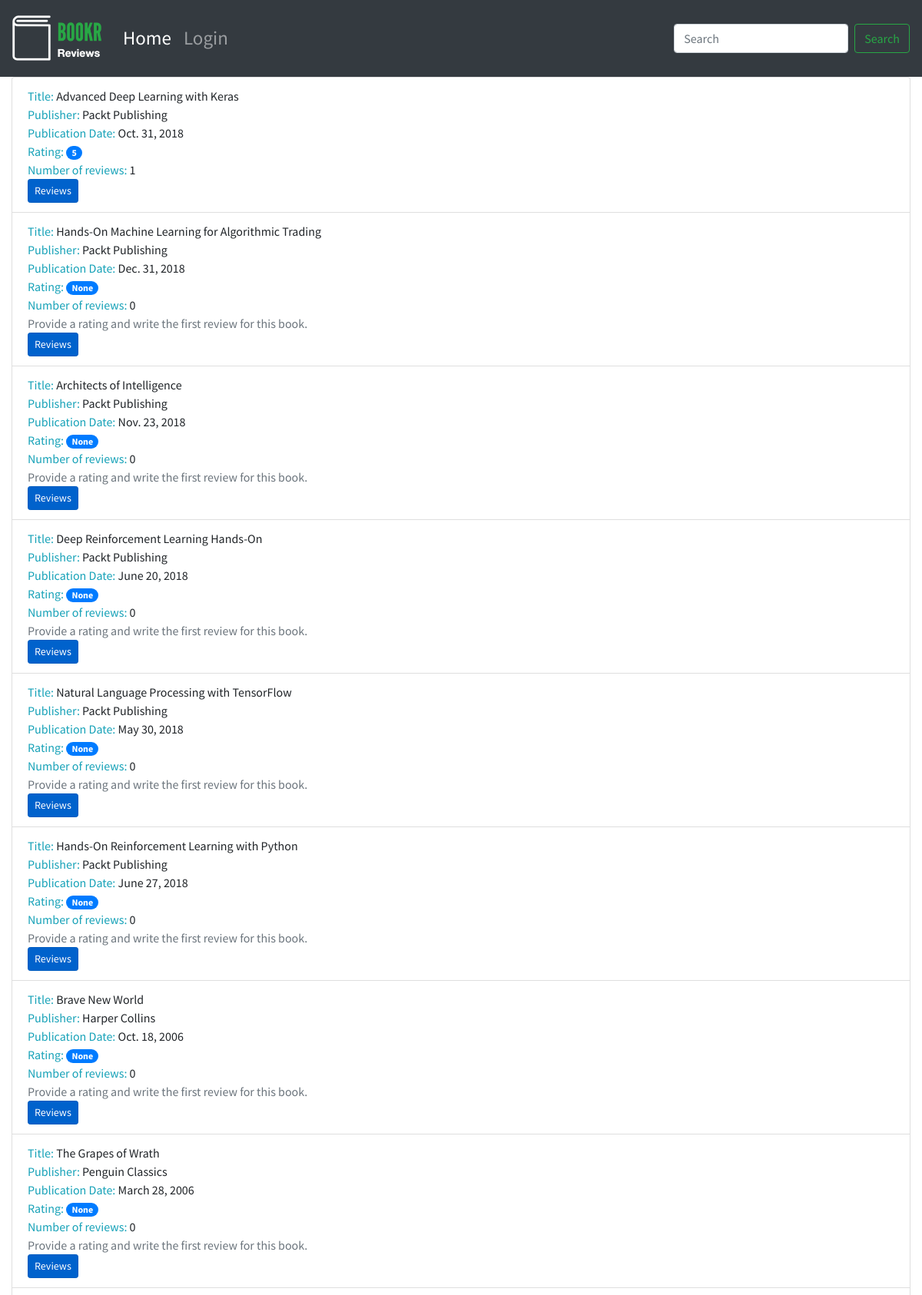
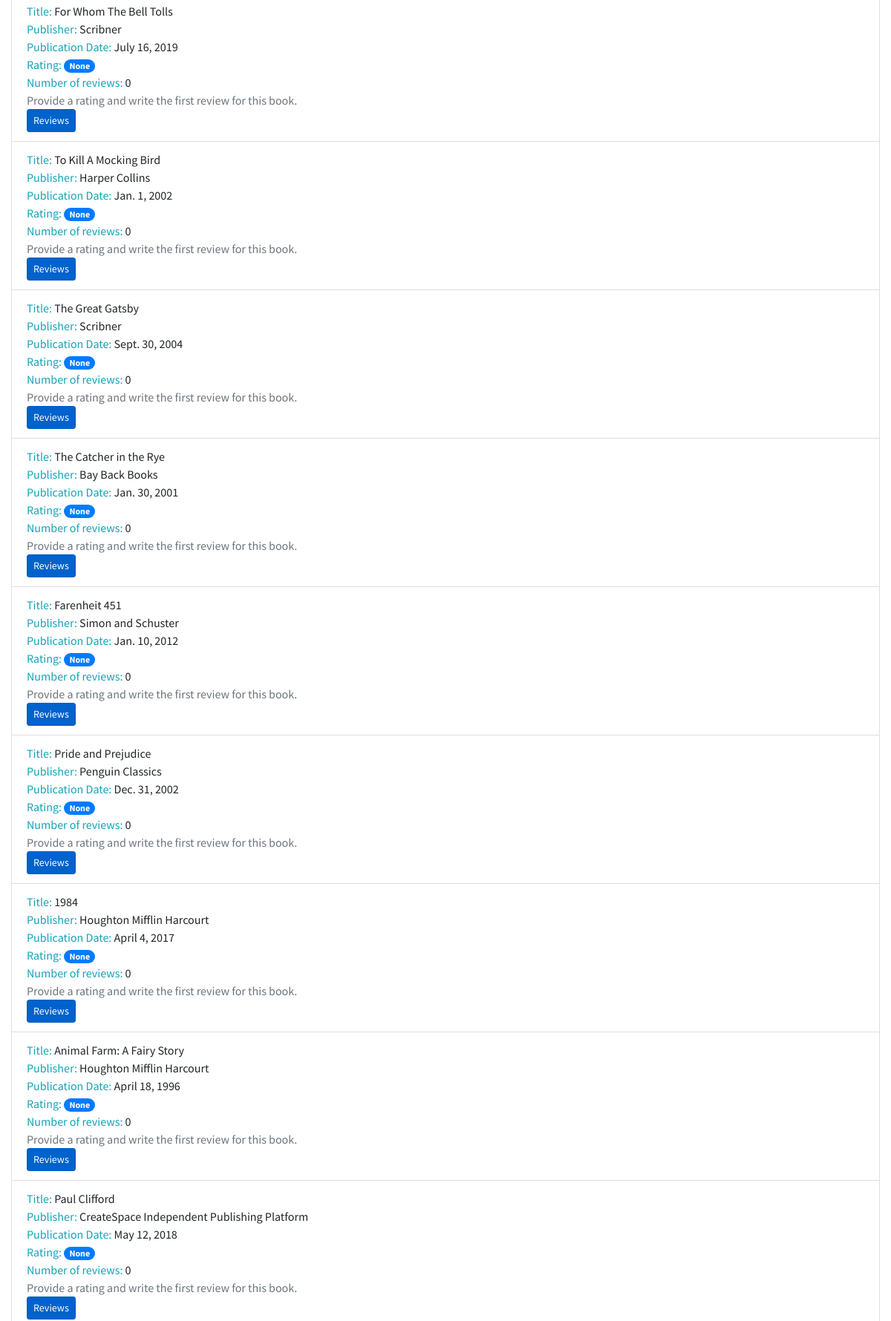
The page /books/ (upper part) on the database its author committed (2 pictures, top to bottom).
### reviews/models.py (models this page shows, shortened)
class Book(models.Model):
    title = models.CharField(max_length=70, help_text="The title of the book.")
    publication_date = models.DateField(verbose_name="Date the book was published.")
    isbn = models.CharField(max_length=20, verbose_name="ISBN number of the book.")
    publisher = models.ForeignKey(Publisher, on_delete=models.CASCADE)
    contributors = models.ManyToManyField('Contributor', through="BookContributor")
    cover = models.ImageField(null=True, blank=True, upload_to="book_covers/")
    sample = models.FileField(null=True, blank=True, upload_to="book_samples/")

class Publisher(models.Model):
    name = models.CharField(max_length=50, help_text="The name of the Publisher.")
    website = models.URLField(help_text="The Publisher's website")
    email = models.EmailField(help_text="The Publisher's email address")
    def __str__(self):
        return self.name

### reviews/views.py (the view)
# urls.py: path('books/', views.book_list, name='book_list'),
def book_list(request):
    books = Book.objects.all()
    book_list = []
    for book in books:
        reviews = book.review_set.all()
        if reviews:
            book_rating = average_rating([review.rating for review in reviews])
            number_of_reviews = len(reviews)
        else:
            book_rating = None
            number_of_reviews = 0
        book_list.append({'book': book,
                          'book_rating': book_rating,
                          'number_of_reviews': number_of_reviews})
    context = {
        'book_list': book_list
    }
    return render(request, 'reviews/books_list.html', context)

### reviews/utils.py (called while the page is built)
def average_rating(rating_list):
    if not rating_list:
        return 0
    return round(sum(rating_list) / len(rating_list))

### reviews/templates/reviews/books_list.html
{% extends 'reviews/base.html' %}
{% block content %}
<ul class="list-group">
  {% for item in book_list %}
  <li class="list-group-item">
      <span class="text-info">Title: </span> <span>{{ item.book.title }}</span>
      <br>
      <span class="text-info">Publisher: </span><span>{{ item.book.publisher }}</span>
      <br>
      <span class="text-info">Publication Date: </span><span>{{ item.book.publication_date }}</span>
      <br>
      <span class="text-info">Rating: </span><span class="badge badge-primary badge-pill">{{ item.book_rating }}</span>
      <br>
      <span class="text-info">Number of reviews: </span><span>{{ item.number_of_reviews }}</span>
      <br>
      {% if not item.book_rating %}
      <span class="text-secondary">Provide a rating and write the first review for this book.</span>
      <br>
      {% endif %}
      <a class="btn btn-primary btn-sm active" role="button" href="/book/{{ item.book.id }}">Reviews</a>
  </li>
  {% endfor %}
</ul>
{% endblock %}

### reviews/templates/reviews/base.html
{% extends 'base.html' %}
{% load static %}
{% block brand %}<img src="{% static 'reviews/logo.png' %}">{% endblock %}

### templates/base.html (shortened to what this page needs)
<!doctype html>
{% load static %}
<html lang="en">
  <head>
    <link rel="stylesheet" href="https://stackpath.bootstrapcdn.com/bootstrap/4.4.1/css/bootstrap.min.css">
    <link rel="stylesheet" href="https://cdnjs.cloudflare.com/ajax/libs/font-awesome/4.7.0/css/font-awesome.min.css">
    <link rel="stylesheet" href="{% static 'main.css'%}">
  </head>
  <body>
        <nav class="navbar navbar-expand-sm navbar-dark bg-dark sticky-top">
          <a class="navbar-brand" href="/">{% block brand %}<img src="{% static 'logo.png' %}">{% endblock %}</a>
          <div class="collapse navbar-collapse" id="navbarSupportedContent">
            <ul class="navbar-nav mr-auto">
              <li class="nav-item active">
                <a class="nav-link" href="/books/">Home <span class="sr-only">(current)</span></a>
              </li>
                {% if user.is_authenticated %}
              <li class="nav-item">
                <a class="nav-link" href="/accounts/logout">Logout</a>
              </li>
                {% else %}
                <li class="nav-item">
                <a class="nav-link" href="/accounts/login">Login</a>
              </li>
                {% endif %}
            </ul>
            <form class="form-inline my-2 my-lg-0">
              <input class="form-control mr-sm-2" type="search" placeholder="Search" aria-label="Search">
              <button class="btn btn-outline-success my-2 my-sm-0" type="submit">Search</button>
            </form>
          </div>
        </nav>
        <div class="container-fluid">
        {% block content %}{% endblock %}
        </div>
  </body>
</html>

### static/main.css (style rules this page uses)
.navbar { min-height: 100px; font-size: 25px; }
.navbar-brand { font-size: 25px; }
.navbar-brand > img { height: 60px; }
body { font-family: 'Source Sans Pro', sans-serif; background-color: #e6efe8 color: #393939; }

### rows shown on the page
Book: book "Advanced Deep Learning with Keras", book.publisher "Packt Publishing", book.publication_date "Oct. 31, 2018", book_rating "5", number_of_reviews "1"
Book: book "Hands-On Machine Learning for Algorithmic Trading", book.publisher "Packt Publishing", book.publication_date "Dec. 31, 2018", book_rating "None", number_of_reviews "0", shows "Provide a rating and write the first review for this book."
Book: book "Architects of Intelligence", book.publisher "Packt Publishing", book.publication_date "Nov. 23, 2018", book_rating "None", number_of_reviews "0", shows "Provide a rating and write the first review for this book."
Book: book "Deep Reinforcement Learning Hands-On", book.publisher "Packt Publishing", book.publication_date "June 20, 2018", book_rating "None", number_of_reviews "0", shows "Provide a rating and write the first review for this book."
Book: book "Natural Language Processing with TensorFlow", book.publisher "Packt Publishing", book.publication_date "May 30, 2018", book_rating "None", number_of_reviews "0", shows "Provide a rating and write the first review for this book."
Book: book "Hands-On Reinforcement Learning with Python", book.publisher "Packt Publishing", book.publication_date "June 27, 2018", book_rating "None", number_of_reviews "0", shows "Provide a rating and write the first review for this book."
Book: book "Brave New World", book.publisher "Harper Collins", book.publication_date "Oct. 18, 2006", book_rating "None", number_of_reviews "0", shows "Provide a rating and write the first review for this book."
Book: book "The Grapes of Wrath", book.publisher "Penguin Classics", book.publication_date "March 28, 2006", book_rating "None", number_of_reviews "0", shows "Provide a rating and write the first review for this book."
Book: book "For Whom The Bell Tolls", book.publisher "Scribner", book.publication_date "July 16, 2019", book_rating "None", number_of_reviews "0", shows "Provide a rating and write the first review for this book."
Book: book "To Kill A Mocking Bird", book.publisher "Harper Collins", book.publication_date "Jan. 1, 2002", book_rating "None", number_of_reviews "0", shows "Provide a rating and write the first review for this book."
Book: book "The Great Gatsby", book.publisher "Scribner", book.publication_date "Sept. 30, 2004", book_rating "None", number_of_reviews "0", shows "Provide a rating and write the first review for this book."
Book: book "The Catcher in the Rye", book.publisher "Bay Back Books", book.publication_date "Jan. 30, 2001", book_rating "None", number_of_reviews "0", shows "Provide a rating and write the first review for this book."
Book: book "Farenheit 451", book.publisher "Simon and Schuster", book.publication_date "Jan. 10, 2012", book_rating "None", number_of_reviews "0", shows "Provide a rating and write the first review for this book."
Book: book "Pride and Prejudice", book.publisher "Penguin Classics", book.publication_date "Dec. 31, 2002", book_rating "None", number_of_reviews "0", shows "Provide a rating and write the first review for this book."
Book: book "1984", book.publisher "Houghton Mifflin Harcourt", book.publication_date "April 4, 2017", book_rating "None", number_of_reviews "0", shows "Provide a rating and write the first review for this book."
Book: book "Animal Farm: A Fairy Story", book.publisher "Houghton Mifflin Harcourt", book.publication_date "April 18, 1996", book_rating "None", number_of_reviews "0", shows "Provide a rating and write the first review for this book."
Book: book "Paul Clifford", book.publisher "CreateSpace Independent Publishing Platform", book.publication_date "May 12, 2018", book_rating "None", number_of_reviews "0", shows "Provide a rating and write the first review for this book."
